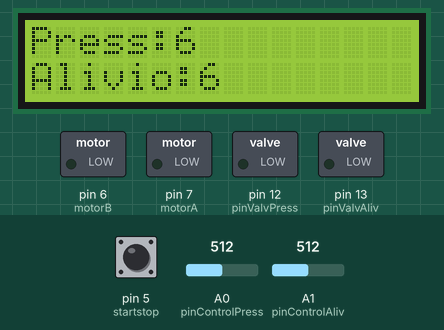
The sketch below on a simulated Arduino Uno, built with avr-gcc and run on an emulated ATmega328P. Parts: 16×2 character LCD, switched loads named in the sketch (green lamp = pin HIGH). The inputs (shaded band) are chosen by the test bench; at power-on: pin 5 (startstop) HIGH, A0 (pinControlPress) = 512, A1 (pinControlAliv) = 512. What the sketch prints to the serial monitor is not drawn.

Above: at 1.2 s.
1.3 s: pin 5 (startstop) pulled LOW for 0.15 s
At 2.2 s:
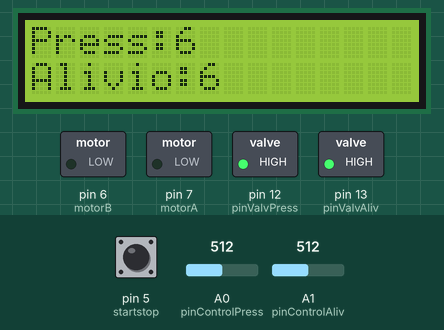
4.4 s: A0 (pinControlPress) set to 306
At 5.4 s:
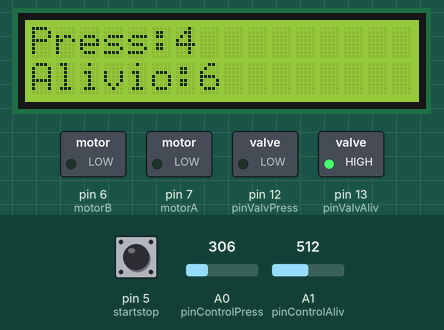
7.4 s: A1 (pinControlAliv) set to 495
At 10.2 s:
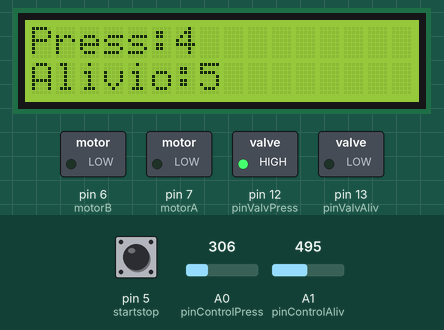
10.4 s: A0 (pinControlPress) set to 263
13.4 s: A0 (pinControlPress) set to 241
At 14.6 s:
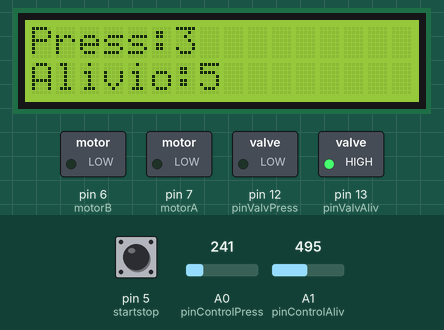
14.9 s: A1 (pinControlAliv) set to 716
At 16.4 s:
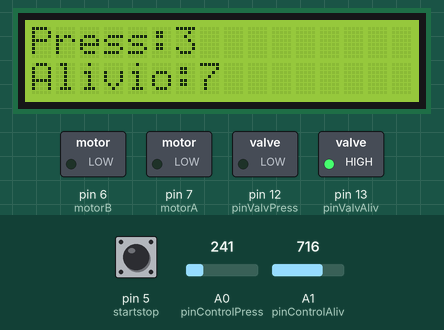
Timing chart, 0 to 17.9 s (numbered marks = the images above; inputs shaded):
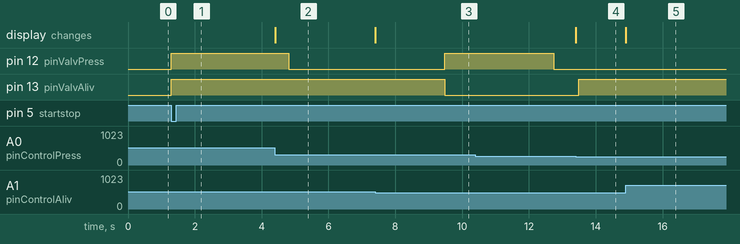

Measured:
- the behaviour switches between 512 and 511 on A1 (pinControlAliv) (found by bisection; images 2 and 3)
- the behaviour switches between 256 and 255 on A0 (pinControlPress) (found by bisection; images 3 and 4)
- after the input at 1.3 s, pin 12 (pinValvPress), pin 13 (pinValvAliv): LOW → HIGH at once
- after the input at 4.4 s, pin 12 (pinValvPress): HIGH → LOW after 0.42 s instead of 2.2 s; the display: changes at once (image 2)
- after the input at 7.4 s, pin 12 (pinValvPress): LOW → HIGH after 2.1 s; pin 13 (pinValvAliv): HIGH → LOW after 2.1 s; the display: changes at once (image 3)
- after the input at 13.4 s, the display: changes at once (image 4)
- after the input at 14.9 s, pin 12 (pinValvPress): stays LOW (without the input it goes to HIGH after 2.8 s); pin 13 (pinValvAliv): stays HIGH (without the input it goes to LOW after 2.8 s); the display: changes at once (image 5)

The sketch:

appMaster.ino
```cpp
#include <LiquidCrystal.h>
//------------------------------pins--------------------------------------------------------------
int startstop = 5, pinControlPress =A0, pinControlAliv =A1, pinValvPress =12, pinValvAliv =13,
motorA = 7, motorB = 6;
//-------------------------------variables--------------------------------------------------------
int nPotPress = 0, nPotAliv = 0, difPotPress = 0, difPotAliv = 0, cacheTimePress = 0,
cacheTimeAliv = 0, statusStartStop, countTwoHundred, count=0;
//--------------------------------booleans--------------------------------------------------------
boolean checkB = false;
//--------------------------------display---------------------------------------------------------
LiquidCrystal lcd(3, 2, 8, 9, 10, 11);
//------------------------------------------------------------------------------------------------

// int timeCount(int x)
// {
//     int t, x1;
//     x1 = x;
//     t= (8 * x1)/1023 + 2;
//     return t;
// }

// void confFunc(int x, int y)
// {
//     if (y == 1)
//     {
//         cacheTimePress = timeCount(x);
//     }
//     else if (y == 0)
//     {
//         cacheTimeAliv = timeCount(x);
//     }
// }

// configuraçao do lcd
void lcdConf(int x, int y)
{
    if (y == 1)
    {
        if (x < 10)
        {
  	        lcd.setCursor(6, 0);
  	        lcd.print(x);
            lcd.setCursor(7, 0);
            lcd.print(" ");
        }
        else if (x >= 10)
        {
            lcd.setCursor(6, 0);
  	        lcd.print(x);
        }
    }
    else if (y == 0)
    {
        if (x < 10)
        {
  	        lcd.setCursor(7, 1);
  	        lcd.print(x);
            lcd.setCursor(8, 1);
            lcd.print(" ");
        }
        else if (x >= 10)
        {
            lcd.setCursor(7, 1);
  	        lcd.print(x);
        }
    }
}


//------------------------------------------------------------
class Thread
{
  private:
      long _delay;
      unsigned long time;
  public:
      Thread(long delay);
      boolean temp();
      boolean refresh();
      boolean posDelay();
};

Thread::Thread(long delay)
{
    _delay = delay;
    time = millis();
}

boolean Thread::temp()
{
    return (time < millis()) ? true : false;
}

boolean Thread::refresh()
{
    time = millis() + _delay;
    return true;
}

boolean Thread::posDelay()
{
    return (temp() == true) ? refresh(): false;
}
//-----------------------------------------------------
Thread *ledPressThread, *ledAlivThread, *timeFiveHundredThread, *timeTwoHundredThreadA,
*timeTwoHundredThreadB, *confThread, *lcdThread;

void setup()
{
    lcd.begin(16, 2);
	lcd.print("Press:");
  	lcd.setCursor(0, 1);
  	lcd.print("Alivio:");

    pinMode(motorA, OUTPUT);
    pinMode(motorB, OUTPUT);
    pinMode(pinControlPress, INPUT);
    pinMode(pinControlAliv, INPUT);
    pinMode(pinValvPress, OUTPUT);
    pinMode(pinValvAliv, OUTPUT);
    pinMode(startstop, INPUT_PULLUP);
    // startMillis = millis();  //initial start time
    statusStartStop = LOW;

    ledPressThread = new Thread(1000);
    ledAlivThread = new Thread(1000);
    timeFiveHundredThread = new Thread(250);
    timeTwoHundredThreadA = new Thread(100);
    timeTwoHundredThreadB = new Thread(100);
    confThread = new Thread(10);
    lcdThread = new Thread(10);

  	Serial.begin(9600);
}

void resetCicle()
{
    ledPressThread = new Thread(1000);
    ledAlivThread = new Thread(1000);
    timeFiveHundredThread = new Thread(250);
    timeTwoHundredThreadA = new Thread(100);
    timeTwoHundredThreadB = new Thread(100);
}

void loop()
{

    nPotPress=  analogRead(pinControlPress);
    nPotAliv=  analogRead(pinControlAliv);

    // control pussh button
    if (digitalRead(startstop) == LOW && checkB == false)
    {

        statusStartStop = !statusStartStop;
        checkB = true;
        digitalWrite(13, statusStartStop);
    }
    else if (digitalRead(startstop) == HIGH && checkB == true)
    {
        checkB = false;
    }

    // thread controler potentiometer
    if (confThread->posDelay())
    {

        if (nPotPress != difPotPress)
        {
            cacheTimePress = map(nPotPress,0,1023,2,10);
            // confFunc(nPotPress, 1);
            lcdConf(cacheTimePress, 1);
        }

        if (nPotAliv != difPotAliv)
        {
            cacheTimeAliv = map(nPotAliv,0,1023,2,10);
            // confFunc(nPotAliv, 0);
            lcdConf(cacheTimeAliv, 0);
        }
        difPotPress = nPotPress;
        difPotAliv = nPotAliv;
    }

    // thread controler display
    // if (lcdThread ->posDelay())
    // {
    //     Serial.print("teste ");
    //     if (nPotPress != difPotPress)
    //     {
    //         Serial.print("teste1 ");
    //         lcdConf(cacheTimePress, 1);
    //     }
    //     else if (nPotAliv != difPotAliv)
    //     {
    //         Serial.print("teste2 ");
    //         lcdConf(cacheTimeAliv, 0);
    //     }
    // }

    if (statusStartStop == HIGH && cacheTimePress > 0 && cacheTimeAliv > 0)
    {

        // contador de pressurização
        if (ledPressThread->posDelay() && ledPressThread)
        {
            digitalWrite(pinValvPress, HIGH);//inicia pressurização
            count = count +  1;
        }
        else if (count == cacheTimePress && ledPressThread)
        {
            Serial.print(count);
            count =0;
            delete ledPressThread;
            ledPressThread =NULL;
        }

        // delay de 500ms
        if (timeFiveHundredThread->posDelay() && timeFiveHundredThread && !ledPressThread)
        {
            count = count +  1;
        }
        else if (count == 2 && timeFiveHundredThread && !ledPressThread)
        {
            digitalWrite(pinValvPress, LOW); //fecha valvula de pressao
            Serial.print(count);
            count =0;
            delete timeFiveHundredThread;
            timeFiveHundredThread =NULL;
        }

        // contador de 200ms
        if (timeTwoHundredThreadA -> posDelay() && timeTwoHundredThreadA && !timeFiveHundredThread)
        {
            count = count +  1;
        }
        else if (count == 2 && timeTwoHundredThreadA && !timeFiveHundredThread)
        {
            Serial.print(count);
            count =0;
            delete timeTwoHundredThreadA;
            timeTwoHundredThreadA =NULL;
        }

        // contador de alivio
        if (ledAlivThread -> posDelay() && ledAlivThread && !timeTwoHundredThreadA)
        {
            digitalWrite(pinValvAliv, HIGH);//abrir valvula de alivio
            count = count +  1;
        }
        else if (count == cacheTimeAliv && ledAlivThread && !timeTwoHundredThreadA)
        {
            Serial.print(count);
            count =0;
            delete ledAlivThread;
            ledAlivThread =NULL;
        }

        // contador de 200ms
        if (timeTwoHundredThreadB -> posDelay() && timeTwoHundredThreadB && !ledAlivThread)
        {
            count = count +  1;
        }
        else if (count == 2 && timeTwoHundredThreadB && !ledAlivThread)
        {
            digitalWrite(pinValvAliv, LOW);//fecha valvula de alivio
            Serial.print(count);
            count =0;
            delete timeTwoHundredThreadB;
            timeTwoHundredThreadB =NULL;
            resetCicle(); //reinicia o ciclo
        }
    }
///////////////////////////////////////////////////////////////////////////////////


}
```
